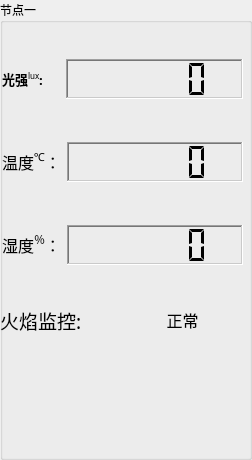
      <widget class="QGroupBox" name="groupBox_1">
       <property name="font">
        <font>
         <family>楷体_GB2312</family>
         <pointsize>9</pointsize>
         <weight>50</weight>
         <bold>false</bold>
        </font>
       </property>
       <property name="autoFillBackground">
        <bool>true</bool>
       </property>
       <property name="title">
        <string>节点一</string>
       </property>
       <property name="flat">
        <bool>true</bool>
       </property>
       <widget class="QPushButton" name="pushButton_light_fire_11">
        <property name="geometry">
         <rect>
          <x>-20</x>
          <y>340</y>
          <width>131</width>
          <height>111</height>
         </rect>
        </property>
        <property name="styleSheet">
         <string notr="true">background-image:url(:/images/08269450168fad5206c222副本.png)</string>
        </property>
        <property name="locale">
         <locale language="English" country="UnitedStatesMinorOutlyingIslands"/>
        </property>
        <property name="text">
         <string/>
        </property>
        <property name="flat">
         <bool>true</bool>
        </property>
       </widget>
       <widget class="QPushButton" name="pushButton_light_fire_12">
        <property name="geometry">
         <rect>
          <x>110</x>
          <y>340</y>
          <width>131</width>
          <height>111</height>
         </rect>
        </property>
        <property name="styleSheet">
         <string notr="true">background-image:url(:/images/08269450168fad5206c222副本.png)</string>
        </property>
        <property name="locale">
         <locale language="English" country="UnitedStatesMinorOutlyingIslands"/>
        </property>
        <property name="text">
         <string/>
        </property>
        <property name="flat">
         <bool>true</bool>
        </property>
       </widget>
       <widget class="QWidget" name="">
        <property name="geometry">
         <rect>
          <x>2</x>
          <y>22</y>
          <width>241</width>
          <height>281</height>
         </rect>
        </property>
        <layout class="QVBoxLayout" name="verticalLayout">
         <item>
          <layout class="QHBoxLayout" name="horizontalLayout_3">
           <item>
            <widget class="QLabel" name="Label_Lux_1">
             <property name="sizePolicy">
              <sizepolicy hsizetype="Maximum" vsizetype="Maximum">
               <horstretch>0</horstretch>
               <verstretch>0</verstretch>
              </sizepolicy>
             </property>
             <property name="font">
              <font>
               <family>楷体</family>
               <pointsize>12</pointsize>
               <weight>50</weight>
               <bold>false</bold>
               <underline>false</underline>
              </font>
             </property>
             <property name="text">
              <string>&lt;html&gt;&lt;head/&gt;&lt;body&gt;&lt;p&gt;&lt;span style=&quot; font-size:10pt; font-weight:600;&quot;&gt;光强&lt;/span&gt;&lt;span style=&quot; font-size:10pt; vertical-align:super;&quot;&gt;lux&lt;/span&gt;&lt;span style=&quot; font-size:10pt; font-weight:600;&quot;&gt;:&lt;/span&gt;&lt;/p&gt;&lt;/body&gt;&lt;/html&gt;</string>
             </property>
            </widget>
           </item>
           <item>
            <spacer name="horizontalSpacer">
             <property name="orientation">
              <enum>Qt::Horizontal</enum>
             </property>
             <property name="sizeType">
              <enum>QSizePolicy::Ignored</enum>
             </property>
             <property name="sizeHint" stdset="0">
              <size>
               <width>17</width>
               <height>13</height>
              </size>
             </property>
            </spacer>
           </item>
           <item>
            <widget class="QLCDNumber" name="lcdNumber_lux_1">
             <property name="sizePolicy">
              <sizepolicy hsizetype="MinimumExpanding" vsizetype="Maximum">
               <horstretch>0</horstretch>
               <verstretch>0</verstretch>
              </sizepolicy>
             </property>
             <property name="minimumSize">
              <size>
               <width>0</width>
               <height>40</height>
              </size>
             </property>
             <property name="baseSize">
              <size>
               <width>0</width>
               <height>0</height>
              </size>
             </property>
             <property name="font">
              <font>
               <weight>75</weight>
               <bold>true</bold>
              </font>
             </property>
             <property name="cursor">
              <cursorShape>ArrowCursor</cursorShape>
             </property>
             <property name="autoFillBackground">
              <bool>false</bool>
             </property>
             <property name="frameShape">
              <enum>QFrame::WinPanel</enum>
             </property>
             <property name="frameShadow">
              <enum>QFrame::Sunken</enum>
             </property>
             <property name="smallDecimalPoint">
              <bool>true</bool>
             </property>
             <property name="digitCount">
              <number>5</number>
             </property>
             <property name="segmentStyle">
              <enum>QLCDNumber::Flat</enum>
             </property>
            </widget>
           </item>
          </layout>
         </item>
         <item>
          <layout class="QHBoxLayout" name="horizontalLayout_6">
           <item>
            <widget class="QLabel" name="label_Temp_1">
             <property name="sizePolicy">
              <sizepolicy hsizetype="Maximum" vsizetype="Maximum">
               <horstretch>0</horstretch>
               <verstretch>0</verstretch>
              </sizepolicy>
             </property>
             <property name="font">
              <font>
               <family>楷体</family>
               <pointsize>12</pointsize>
               <weight>50</weight>
               <bold>false</bold>
              </font>
             </property>
             <property name="text">
              <string>&lt;html&gt;&lt;head/&gt;&lt;body&gt;&lt;p align=&quot;center&quot;&gt;&lt;span style=&quot; font-weight:400;&quot;&gt;温度&lt;/span&gt;&lt;span style=&quot; font-weight:400; vertical-align:super;&quot;&gt;℃&lt;/span&gt;&lt;span style=&quot; font-weight:400;&quot;&gt;：&lt;/span&gt;&lt;/p&gt;&lt;/body&gt;&lt;/html&gt;</string>
             </property>
            </widget>
           </item>
           <item>
            <widget class="QLCDNumber" name="lcdNumber_Temp_1">
             <property name="sizePolicy">
              <sizepolicy hsizetype="Minimum" vsizetype="Maximum">
               <horstretch>0</horstretch>
               <verstretch>0</verstretch>
              </sizepolicy>
             </property>
             <property name="minimumSize">
              <size>
               <width>10</width>
               <height>40</height>
              </size>
             </property>
             <property name="baseSize">
              <size>
               <width>0</width>
               <height>0</height>
              </size>
             </property>
             <property name="font">
              <font>
               <weight>75</weight>
               <bold>true</bold>
              </font>
             </property>
             <property name="cursor">
              <cursorShape>ArrowCursor</cursorShape>
             </property>
             <property name="autoFillBackground">
              <bool>false</bool>
             </property>
             <property name="frameShape">
              <enum>QFrame::WinPanel</enum>
             </property>
             <property name="frameShadow">
              <enum>QFrame::Sunken</enum>
             </property>
             <property name="smallDecimalPoint">
              <bool>true</bool>
             </property>
             <property name="digitCount">
              <number>5</number>
             </property>
             <property name="segmentStyle">
              <enum>QLCDNumber::Flat</enum>
             </property>
            </widget>
           </item>
          </layout>
         </item>
         <item>
          <layout class="QHBoxLayout" name="horizontalLayout_27">
           <item>
            <widget class="QLabel" name="label_Humidity_1">
             <property name="sizePolicy">
              <sizepolicy hsizetype="Maximum" vsizetype="Maximum">
               <horstretch>0</horstretch>
               <verstretch>0</verstretch>
              </sizepolicy>
             </property>
             <property name="font">
              <font>
               <family>楷体</family>
               <pointsize>12</pointsize>
               <weight>50</weight>
               <bold>false</bold>
              </font>
             </property>
             <property name="text">
              <string>&lt;html&gt;&lt;head/&gt;&lt;body&gt;&lt;p align=&quot;center&quot;&gt;&lt;span style=&quot; font-weight:400;&quot;&gt;湿度&lt;/span&gt;&lt;span style=&quot; font-weight:400; vertical-align:super;&quot;&gt;％&lt;/span&gt;&lt;span style=&quot; font-weight:400;&quot;&gt;：&lt;/span&gt;&lt;/p&gt;&lt;/body&gt;&lt;/html&gt;</string>
             </property>
            </widget>
           </item>
           <item>
            <widget class="QLCDNumber" name="lcdNumber_Humidity_1">
             <property name="sizePolicy">
              <sizepolicy hsizetype="Preferred" vsizetype="Maximum">
               <horstretch>0</horstretch>
               <verstretch>0</verstretch>
              </sizepolicy>
             </property>
             <property name="minimumSize">
              <size>
               <width>0</width>
               <height>40</height>
              </size>
             </property>
             <property name="baseSize">
              <size>
               <width>0</width>
               <height>0</height>
              </size>
             </property>
             <property name="font">
              <font>
               <weight>75</weight>
               <bold>true</bold>
              </font>
             </property>
             <property name="cursor">
              <cursorShape>ArrowCursor</cursorShape>
             </property>
             <property name="autoFillBackground">
              <bool>false</bool>
             </property>
             <property name="frameShape">
              <enum>QFrame::WinPanel</enum>
             </property>
             <property name="frameShadow">
              <enum>QFrame::Sunken</enum>
             </property>
             <property name="smallDecimalPoint">
              <bool>true</bool>
             </property>
             <property name="digitCount">
              <number>5</number>
             </property>
             <property name="segmentStyle">
              <enum>QLCDNumber::Flat</enum>
             </property>
            </widget>
           </item>
          </layout>
         </item>
        </layout>
       </widget>
       <widget class="QWidget" name="">
        <property name="geometry">
         <rect>
          <x>0</x>
          <y>300</y>
          <width>241</width>
          <height>41</height>
         </rect>
        </property>
        <layout class="QHBoxLayout" name="horizontalLayout_22">
         <item>
          <widget class="QLabel" name="Label_Fire1">
           <property name="sizePolicy">
            <sizepolicy hsizetype="Minimum" vsizetype="MinimumExpanding">
             <horstretch>0</horstretch>
             <verstretch>0</verstretch>
            </sizepolicy>
           </property>
           <property name="maximumSize">
            <size>
             <width>200</width>
             <height>50</height>
            </size>
           </property>
           <property name="font">
            <font>
             <family>楷体</family>
             <pointsize>12</pointsize>
             <weight>50</weight>
             <bold>false</bold>
             <underline>false</underline>
            </font>
           </property>
           <property name="text">
            <string>&lt;html&gt;&lt;head/&gt;&lt;body&gt;&lt;p&gt;&lt;span style=&quot; font-size:14pt;&quot;&gt;火焰监控:&lt;/span&gt;&lt;/p&gt;&lt;/body&gt;&lt;/html&gt;</string>
           </property>
          </widget>
         </item>
         <item>
          <widget class="QLabel" name="Label_FireResult1">
           <property name="sizePolicy">
            <sizepolicy hsizetype="Maximum" vsizetype="Maximum">
             <horstretch>0</horstretch>
             <verstretch>0</verstretch>
            </sizepolicy>
           </property>
           <property name="maximumSize">
            <size>
             <width>200</width>
             <height>50</height>
            </size>
           </property>
           <property name="font">
            <font>
             <family>楷体</family>
             <pointsize>12</pointsize>
             <weight>50</weight>
             <bold>false</bold>
             <underline>false</underline>
            </font>
           </property>
           <property name="text">
            <string>&lt;html&gt;&lt;head/&gt;&lt;body&gt;&lt;p align=&quot;center&quot;&gt;正常&lt;/p&gt;&lt;/body&gt;&lt;/html&gt;</string>
           </property>
          </widget>
         </item>
        </layout>
       </widget>
       <zorder>layoutWidget</zorder>
       <zorder>pushButton_light_fire_11</zorder>
       <zorder>pushButton_light_fire_12</zorder>
       <zorder>frame</zorder>
       <zorder>Label_FireResult1</zorder>
       <zorder>Label_Fire1</zorder>
       <zorder>Label_Fire1</zorder>
      </widget>
